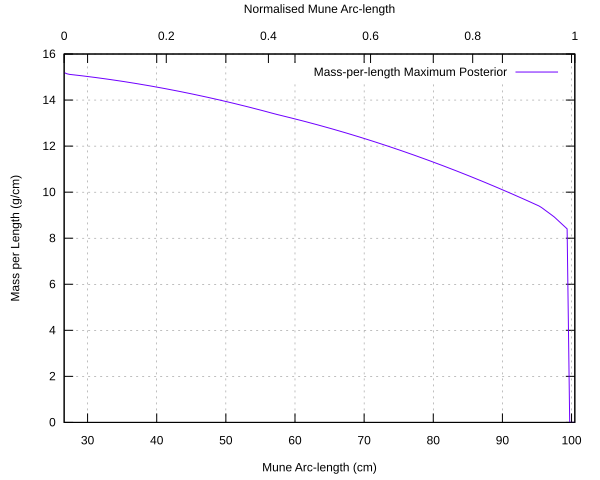

This figure's gnuplot source:
set datafile separator ','
set key autotitle columnhead
set xrange [26.60989341307744:100.473414986059]
set xlabel "Mune Arc-length (cm)"
set x2tics
set x2tics nomirror
set x2range [0:1]
set x2label "Normalised Mune Arc-length"
set ylabel "Mass per Length (g/cm)"
set grid
set terminal svg
set output "/Users/gvn/Documents/Entrolution/Development/BayKen/src/main/results/Pony/99aa5100ef15cb8f9e2357c7a9633a1cd4d8edf5cdc08b4647f9d179/0343b56f1292e55062cb4f1bdec3c56bb18a121798a62cf623249d77/results/profile_data__mass_per_length_maximum_posterior.svg"
p "/Users/gvn/Documents/Entrolution/Development/BayKen/src/main/results/Pony/99aa5100ef15cb8f9e2357c7a9633a1cd4d8edf5cdc08b4647f9d179/0343b56f1292e55062cb4f1bdec3c56bb18a121798a62cf623249d77/results/profile_data.csv" using 1:8 w l lt rgb "#6F00FF"
